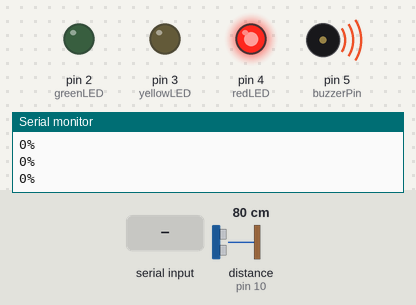
This sketch was run on a simulated Arduino Uno, built with avr-gcc and run on an emulated ATmega328P. On the bench: output pins drawn as LEDs (lit = HIGH), buzzer (waves = sounding), the last lines printed to the serial monitor. Wiring (inferred from the names in the program): ultrasonic range finder: trigger pin 9; echo pin 10. The test bench sets the inputs (shaded band); at power-on: distance to the obstacle (sensor on pin 10) 80 cm. The echo pulse lasts 58.3 µs per cm; pins used as bus, display or sensor lines are not drawn.

Above: at 1.2 s.
1.3 s: distance to the obstacle (sensor on pin 10) set to 16 cm
2.8 s: distance to the obstacle (sensor on pin 10) set to 13 cm
At 3.4 s:
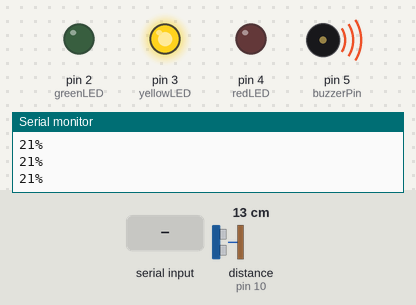
4.3 s: "LED_TOGGLE\n" received over Serial
At 5.0 s:
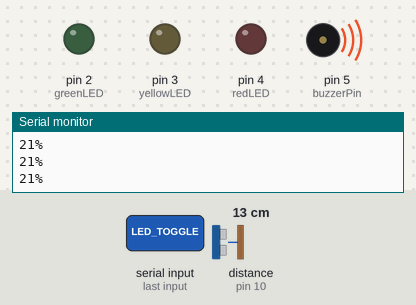
Timing chart, 0 to 7.3 s (numbered marks = the images above; inputs shaded):
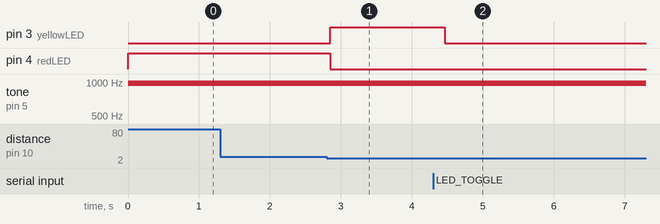

The sketch:

arduino.ino
```cpp
const int trigPin = 9;
const int echoPin = 10;
const int greenLED = 2;
const int yellowLED = 3;
const int redLED = 4;
const int buzzerPin = 5;

const float tankHeight = 16.0;

bool isMuted = false;
bool areLedsOff = false;

void setup() {
  Serial.begin(9600);
  pinMode(trigPin, OUTPUT);
  pinMode(echoPin, INPUT);
  pinMode(greenLED, OUTPUT);
  pinMode(yellowLED, OUTPUT);
  pinMode(redLED, OUTPUT);
  pinMode(buzzerPin, OUTPUT);
}

void loop() {
  if (Serial.available() > 0) {
    String command = Serial.readStringUntil('\n');
    command.trim();

    if (command == "MUTE_TOGGLE") {
      isMuted = !isMuted;
    }

    else if (command == "LED_TOGGLE") {
      areLedsOff = !areLedsOff;
    }

  }

  digitalWrite(trigPin, LOW);
  delayMicroseconds(2);
  digitalWrite(trigPin, HIGH);
  delayMicroseconds(10);
  digitalWrite(trigPin, LOW);


  long duration = pulseIn(echoPin, HIGH);
  float distance = duration * 0.034 / 2;


  float level = tankHeight - distance;

  if(level < 0) level = 0;
  if(level > tankHeight) level = tankHeight;

  int percentage = (level / tankHeight) * 100;

  Serial.print(percentage);
  Serial.println("%");

  int currentRed = LOW;
  int currentYellow = LOW;
  int currentGreen = LOW;
  int currentBuzzerPWM = 0;

  if (percentage > 80) {
    currentRed = HIGH;
    currentBuzzerPWM = 255;
  }

  else if (percentage < 15) {
    currentRed = HIGH;
    currentBuzzerPWM = 50;
  }

  else if (percentage >= 35 && percentage <= 65) {
    currentGreen = HIGH;
    currentBuzzerPWM = 0;
  }

  else {
    currentYellow = HIGH;
    currentBuzzerPWM = 30;
  }

  if (areLedsOff) {
    currentRed = LOW;
    currentYellow = LOW;
    currentGreen = LOW;
  }

  if (isMuted) {
    currentBuzzerPWM = 0;
  }

  digitalWrite(redLED, currentRed);
  digitalWrite(yellowLED, currentYellow);
  digitalWrite(greenLED, currentGreen);
  analogWrite(buzzerPin, currentBuzzerPWM);

  delay(200);
}
```

Measured:
- the behaviour switches between 15 and 14 cm on distance to the obstacle (sensor on pin 10) (found by bisection; images 0 and 1)
- after the input at 2.8 s, pin 3 (yellowLED): LOW → HIGH after 0.05 s; pin 4 (redLED): HIGH → LOW after 0.05 s
- after the input at 4.3 s, pin 3 (yellowLED): HIGH → LOW after 0.16 s
